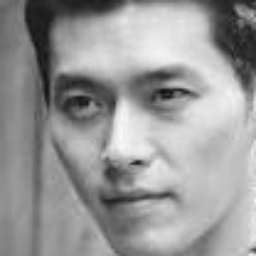
#> input picture ImagePreprocess/test.jpeg, 256 x 256 px; its folder holds only this picture in this run
$ python -i FaceDetection.py   (imports and definitions only)
#> lines starting #> are read from the running program, lines starting #| are printed output that depends on the picture
# -*- coding: utf-8 -*-
"""
Created on Mon May 20 14:17:37 2024

@author: gkxor
"""

import cv2
import os
import numpy as np

def preprocess_image(image_path, output_path, size=(256, 256)):
    # OpenCV의 얼굴 검출기인 Haar Cascade 사용
#> called with image_path = 'test.jpeg', output_path = 'out.png', size = (256, 256)
    face_cascade = cv2.CascadeClassifier(cv2.data.haarcascades + 'haarcascade_frontalface_default.xml')

    # 이미지 읽기
    image = cv2.imread(image_path)
#> image is the input picture: shape (256, 256, 3); min 12, max 250, mean 152.1
    if image is None:
        print(f"Image not found: {image_path}")
        return

    # 그레이스케일로 변환
    gray_image = cv2.cvtColor(image, cv2.COLOR_BGR2GRAY)

    # 얼굴 검출
    faces = face_cascade.detectMultiScale(gray_image, scaleFactor=1.1, minNeighbors=5, minSize=(30, 30))
#> faces = [[18, 17, 216, 216]]

    # 얼굴이 검출되면 처리
    for (x, y, w, h) in faces:
        face = gray_image[y:y+h, x:x+w]
        # 256x256 크기로 조정
        resized_face = cv2.resize(face, size)
        # 픽셀값을 0~1 사이로 조정
        normalized_face = resized_face / 255.0
        # 다시 0~255로 변환하여 저장 (이미지 파일 저장을 위해)
        output_image = (normalized_face * 255).astype(np.uint8)
        # 전처리된 이미지를 파일로 저장
        cv2.imwrite(output_path, output_image)
        break  # 첫 번째 얼굴만 사용 (필요에 따라 조정 가능)
#> this loop made 1 pass
#> pass 1, in preprocess_image, `face = gray_image[y:y+h, x:x+w]`:
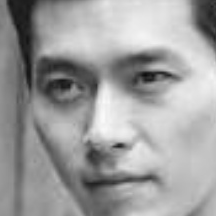
#> face: shape (216, 216); min 12, max 250, mean 157.7

# 연예인 이미지들이 저장된 폴더와 전처리된 이미지를 저장할 폴더 경로 설정
input_folder = 'path/to/celebrity/images'
output_folder = 'path/to/preprocessed/images'

# 출력 폴더가 존재하지 않으면 생성
# [9 lines not run here, left out]

>>> result = preprocess_image('test.jpeg', 'out.png')
